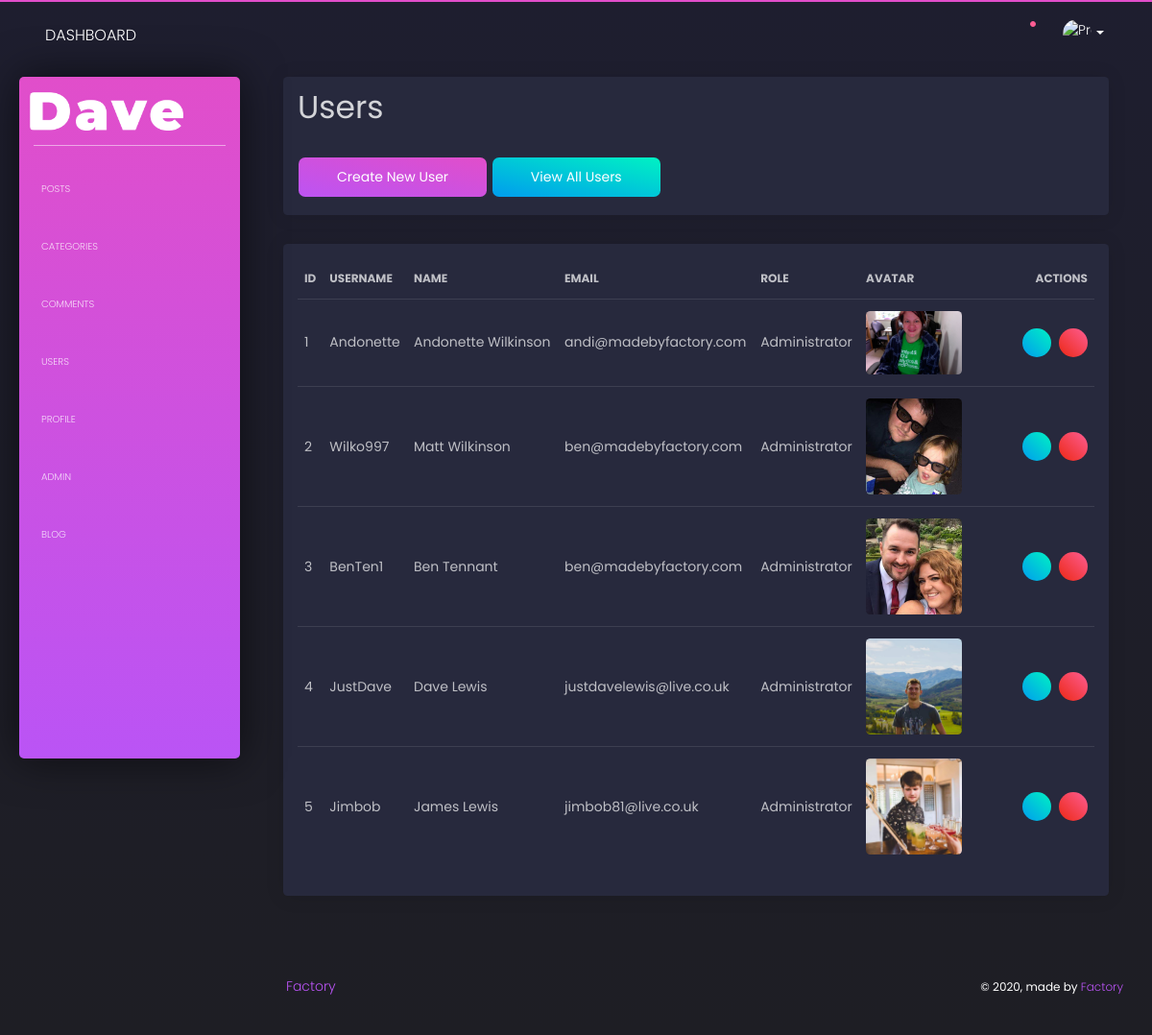
The page /admin/users.php (signed in) on the database its author committed.
### tables this page shows
CREATE TABLE `users` (
  `user_id` int(11) unsigned NOT NULL AUTO_INCREMENT,
  `user_name` varchar(255) DEFAULT NULL,
  `user_password` varchar(255) DEFAULT NULL,
  `user_firstname` varchar(255) DEFAULT NULL,
  `user_lastname` varchar(255) DEFAULT NULL,
  `user_email` varchar(255) DEFAULT NULL,
  `user_image` text,
  `user_role` varchar(255) DEFAULT NULL,
  `randSalt` varchar(255) DEFAULT NULL,
  PRIMARY KEY (`user_id`)
);

### admin/includes/users/view-users.php (the view, shortened to what this page needs)
<?php
function display_users()
{
    global $connection;
    $query = "SELECT * FROM users";
    $display_all_users = mysqli_query($connection, $query);
    while ($row = mysqli_fetch_assoc($display_all_users)) {
        $user_id = $row['user_id'];
        $user_name = $row['user_name'];
        $user_firstname = $row['user_firstname'];
        $user_lastname = $row['user_lastname'];
        $user_email = $row['user_email'];
        $user_role = $row['user_role'];
        $user_image = $row['user_image'];
        echo '<tr>';
        echo "<td>{$user_id}</td>";
        echo "<td>{$user_name}</td>";
        echo "<td>{$user_firstname} {$user_lastname}</td>";
        echo "<td>{$user_email}</td>";
        echo "<td>{$user_role}</td>";
          echo "<td><img class='img-fluid' src='../images/users/{$user_image}' alt='' style='max-width:100px;'/></td>";
        echo '<td class="text-right" style="min-width: 130px">';
        echo '<a href ="users.php?source=update_user&u_id=' . $user_id . '"
            class="btn btn-success btn-sm btn-round btn-icon mr-2">
            <i class="fal fa-edit pt-2"></i></a>';
        echo '<a href ="users.php?delete=' . $user_id . '"
            class="btn btn-danger btn-sm btn-round btn-icon">
            <i class="fal fa-trash-alt pt-2"></i></a>';
        echo '</td>';
        echo '</tr>';
    }
}
?>
<div class="card">
    <div class="card-body">
        <table class="table table-hover">
            <thead>
                <th>ID</th>
                <th>Username</th>
                <th>Name</th>
                <th>Email</th>
                <th>Role</th>
                <th>Avatar</th>
                <th class="text-right">Actions</th>
            </thead>
            <tbody>
                <?php display_users(); ?>
            </tbody>
        </table>
    </div>
</div>

### admin/css/style.css (style rules this page uses)
.btn { font-weight: 400 !important; font-size: 14px; }

### rows shown on the page
users: user_id "1", user_name "Andonette", user_firstname "Andonette", user_lastname "Wilkinson", user_email "andi@madebyfactory.com", user_role "Administrator", shows a picture
users: user_id "2", user_name "Wilko997", user_firstname "Matt", user_lastname "Wilkinson", user_email "ben@madebyfactory.com", user_role "Administrator", shows a picture
users: user_id "3", user_name "BenTen1", user_firstname "Ben", user_lastname "Tennant", user_email "ben@madebyfactory.com", user_role "Administrator", shows a picture
users: user_id "4", user_name "JustDave", user_firstname "Dave", user_lastname "Lewis", user_email "justdavelewis@live.co.uk", user_role "Administrator", shows a picture
users: user_id "5", user_name "Jimbob", user_firstname "James", user_lastname "Lewis", user_email "jimbob81@live.co.uk", user_role "Administrator", shows a picture
